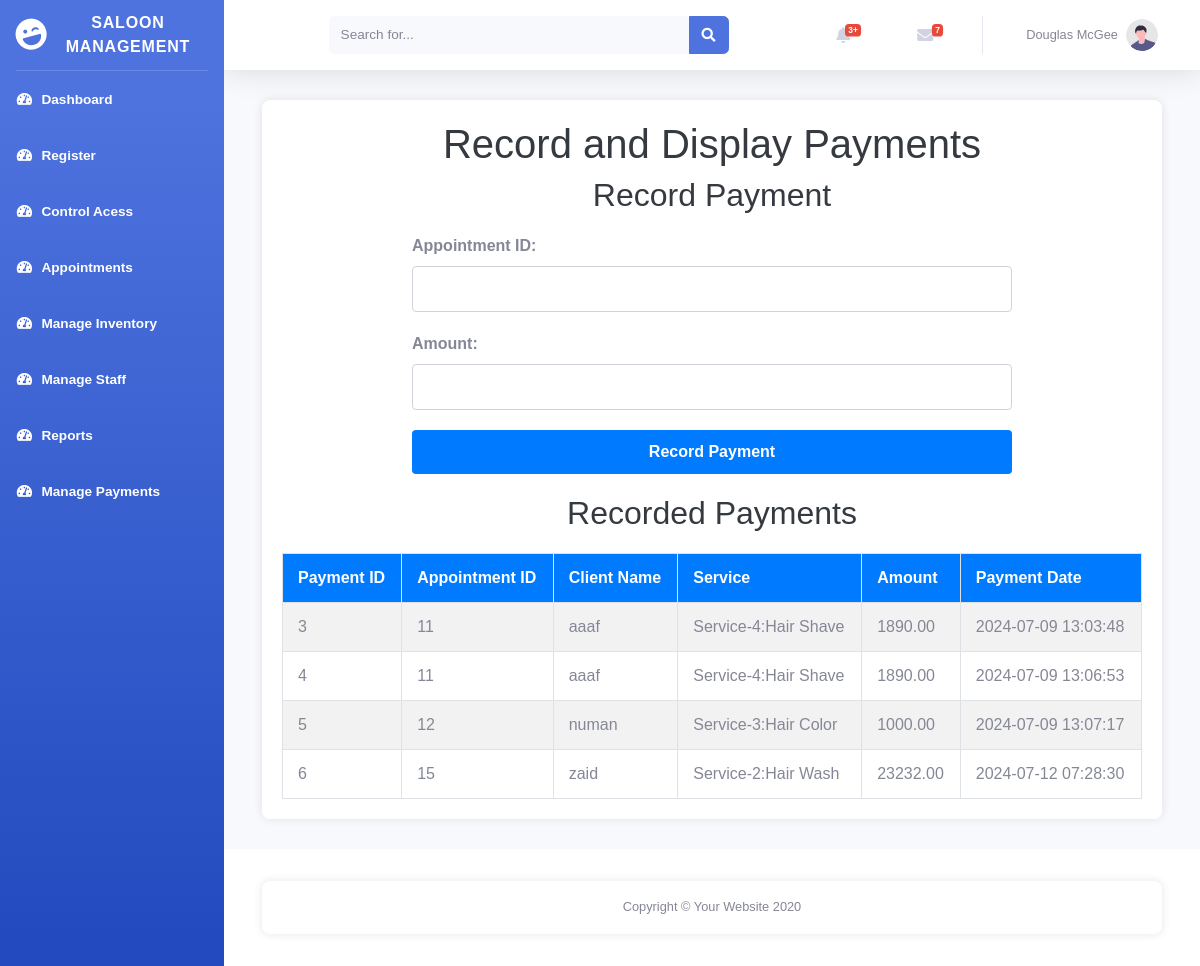
The page /e_project_saloon_management/admin_panel/record_and_display_payment.php (signed in) on the database its author committed.
### tables this page shows
CREATE TABLE `payments` (
  `id` int(11) NOT NULL,
  `appointment_id` int(11) DEFAULT NULL,
  `amount` decimal(10,2) DEFAULT NULL,
  `payment_date` timestamp NOT NULL DEFAULT current_timestamp()
);

CREATE TABLE `appointments` (
  `id` int(11) NOT NULL,
  `user_id` int(11) DEFAULT NULL,
  `user_name` varchar(100) NOT NULL,
  `stylist_id` int(11) NOT NULL,
  `user_email` varchar(100) NOT NULL,
  `service_id` varchar(255) NOT NULL,
  `appointment_date` date NOT NULL,
  `time_slot_id` int(11) DEFAULT NULL,
  `status` enum('pending','approved','rejected') DEFAULT 'pending'
);

CREATE TABLE `services` (
  `id` int(11) NOT NULL,
  `service_name` varchar(255) NOT NULL,
  `price` decimal(10,2) NOT NULL,
  `description` text DEFAULT NULL,
  `created_at` timestamp NOT NULL DEFAULT current_timestamp()
);

### e_project_saloon_management/admin_panel/record_and_display_payment.php (the view, shortened to what this page needs)
<?php
include $_SERVER['DOCUMENT_ROOT'] . '/e_project_saloon_management/admin_panel/db_connection.php';
$sql = "
    SELECT p.id, p.appointment_id, p.amount, p.payment_date, a.user_name, s.service_name
    FROM payments p
    JOIN appointments a ON p.appointment_id = a.id
    JOIN services s ON a.service_id = s.id
";
$result = $conn->query($sql);
?>
<!DOCTYPE html>
<html lang="en">
<head>
    <link href="vendor/fontawesome-free/css/all.min.css" rel="stylesheet" type="text/css">
    <link href="css/sb-admin-2.min.css" rel="stylesheet">
    <link href="vendor/datatables/dataTables.bootstrap4.min.css" rel="stylesheet">
</head>
<body id="page-top">
    <div id="wrapper">
        <ul class="navbar-nav bg-gradient-primary sidebar sidebar-dark accordion" id="accordionSidebar">
            <a class="sidebar-brand d-flex align-items-center justify-content-center" href="admin_index.php">
                <div class="sidebar-brand-icon rotate-n-15">
                    <i class="fas fa-laugh-wink"></i>
                </div>
                <div class="sidebar-brand-text mx-3">Saloon Management</div>
            </a>
            <hr class="sidebar-divider my-0">
            <li class="nav-item active">
                <a class="nav-link" href="admin_index.php">
                    <i class="fas fa-fw fa-tachometer-alt"></i>
                    <span>Dashboard</span></a>
            </li>
            <li class="nav-item active">
                <a class="nav-link" href="admin_register.php">
                    <i class="fas fa-fw fa-tachometer-alt"></i>
                    <span>Register</span></a>
            </li>
            <li class="nav-item active">
                <a class="nav-link" href="admin_access_contro.php">
                    <i class="fas fa-fw fa-tachometer-alt"></i>
                    <span>Control Acess</span></a>
            </li>
            <li class="nav-item active">
                <a class="nav-link" href="admin_appointments.php">
                    <i class="fas fa-fw fa-tachometer-alt"></i>
                    <span>Appointments</span></a>
            </li>
            <li class="nav-item active">
                <a class="nav-link" href="manage_inventory.php">
                    <i class="fas fa-fw fa-tachometer-alt"></i>
                    <span>Manage Inventory</span></a>
            </li>
            <li class="nav-item active">
                <a class="nav-link" href="staff_management.php">
                    <i class="fas fa-fw fa-tachometer-alt"></i>
                    <span>Manage Staff</span></a>
            </li>
            <li class="nav-item active">
                <a class="nav-link" href="reports.php">
                    <i class="fas fa-fw fa-tachometer-alt"></i>
                    <span>Reports</span></a>
            </li>
            <li class="nav-item active">
                <a class="nav-link" href="record_and_display_payment.php">
                    <i class="fas fa-fw fa-tachometer-alt"></i>
                    <span>Manage Payments</span></a>
            </li>
        </ul>
        <div id="content-wrapper" class="d-flex flex-column">
            <div id="content">
                <nav class="navbar navbar-expand navbar-light bg-white topbar mb-4 static-top shadow">
                    <form
                        class="d-none d-sm-inline-block form-inline mr-auto ml-md-3 my-2 my-md-0 mw-100 navbar-search">
                        <div class="input-group">
                            <input type="text" class="form-control bg-light border-0 small" placeholder="Search for..."
                                aria-label="Search" aria-describedby="basic-addon2">
                            <div class="input-group-append">
                                <button class="btn btn-primary" type="button">
                                    <i class="fas fa-search fa-sm"></i>
                                </button>
                            </div>
                        </div>
                    </form>
                    <ul class="navbar-nav ml-auto">
                        <li class="nav-item dropdown no-arrow mx-1">
                            <a class="nav-link dropdown-toggle" href="#" id="alertsDropdown" role="button"
                                data-toggle="dropdown" aria-haspopup="true" aria-expanded="false">
                                <i class="fas fa-bell fa-fw"></i>
                                <span class="badge badge-danger badge-counter">3+</span>
                            </a>
                        </li>
                        <li class="nav-item dropdown no-arrow mx-1">
                            <a class="nav-link dropdown-toggle" href="#" id="messagesDropdown" role="button"
                                data-toggle="dropdown" aria-haspopup="true" aria-expanded="false">
                                <i class="fas fa-envelope fa-fw"></i>
                                <span class="badge badge-danger badge-counter">7</span>
                            </a>
                        </li>
                        <li class="nav-item dropdown no-arrow">
                            <a class="nav-link dropdown-toggle" href="#" id="userDropdown" role="button"
                                data-toggle="dropdown" aria-haspopup="true" aria-expanded="false">
                                <span class="mr-2 d-none d-lg-inline text-gray-600 small">Douglas McGee</span>
                                <img class="img-profile rounded-circle"
                                    src="img/undraw_profile.svg">
                            </a>
                        </li>
                    </ul>
                </nav>
    <div class="container">
        <h1>Record and Display Payments</h1>
        <h2>Record Payment</h2>
        <form method="POST" action="">
            <label for="appointment_id">Appointment ID:</label>
            <input type="number" id="appointment_id" name="appointment_id" required>
            <label for="amount">Amount:</label>
            <input type="number" step="0.01" id="amount" name="amount" required>
            <input type="submit" value="Record Payment">
        </form>
        <h2>Recorded Payments</h2>
        <?php if ($result->num_rows > 0): ?>
            <table>
                <thead>
                    <tr>
                        <th>Payment ID</th>
                        <th>Appointment ID</th>
                        <th>Client Name</th>
                        <th>Service</th>
                        <th>Amount</th>
                        <th>Payment Date</th>
                    </tr>
                </thead>
                <tbody>
                    <?php while ($payment = $result->fetch_assoc()): ?>
                        <tr>
                            <td><?= $payment['id'] ?></td>
                            <td><?= $payment['appointment_id'] ?></td>
                            <td><?= $payment['user_name'] ?></td>
                            <td><?= $payment['service_name'] ?></td>
                            <td><?= $payment['amount'] ?></td>
                            <td><?= $payment['payment_date'] ?></td>
                        </tr>
                    <?php endwhile; ?>
                </tbody>
            </table>
        <?php else: ?>
            <p>No recorded payments found.</p>
        <?php endif; ?>
    </div>
            <footer class="sticky-footer bg-white">
                <div class="container my-auto">
                    <div class="copyright text-center my-auto">
                        <span>Copyright &copy; Your Website 2020</span>
                    </div>
                </div>
            </footer>
        </div>
    </div>
</body>
</html>

### e_project_saloon_management/admin_panel/record_and_display_payment.php (style rules this page uses)
body { font-family: 'Arial', sans-serif; background-color: #f8f9fa; margin: 0; padding: 0; }
.container { max-width: 900px; margin: 30px auto; padding: 20px; background-color: #fff; box-shadow: 0 0 10px rgba(0,0,0,0.1); border-radius: 8px; }
h1, h2 { text-align: center; color: #343a40; }
table { width: 100%; border-collapse: collapse; margin-top: 20px; }
table th, table td { padding: 12px 15px; border: 1px solid #dee2e6; }
table th { background-color: #007bff; color: #fff; }
table tbody tr:nth-child(odd) { background-color: #f2f2f2; }
form { max-width: 600px; margin: 20px auto; }
form label { display: block; margin-bottom: 8px; font-weight: bold; }
form input[type="number"] { width: 100%; padding: 10px; margin-bottom: 20px; border: 1px solid #ced4da; border-radius: 4px; }
form input[type="submit"] { width: 100%; padding: 10px; background-color: #007bff; border: none; border-radius: 4px; color: #fff; font-weight: bold; cursor: pointer; }
.navbar { background-color: #343a40; padding: 15px; }
.navbar a { color: #fff; text-decoration: none; margin: 0 15px; font-weight: bold; }

### rows shown on the page
payments: id "3", appointment "11", appointment.user_name "aaaf", services.service_name "Service-4:Hair Shave", amount "1890.00", payment_date "2024-07-09 13:03:48"
payments: id "4", appointment "11", appointment.user_name "aaaf", services.service_name "Service-4:Hair Shave", amount "1890.00", payment_date "2024-07-09 13:06:53"
payments: id "5", appointment "12", appointment.user_name "numan", services.service_name "Service-3:Hair Color", amount "1000.00", payment_date "2024-07-09 13:07:17"
payments: id "6", appointment "15", appointment.user_name "zaid", services.service_name "Service-2:Hair Wash", amount "23232.00", payment_date "2024-07-12 07:28:30"
